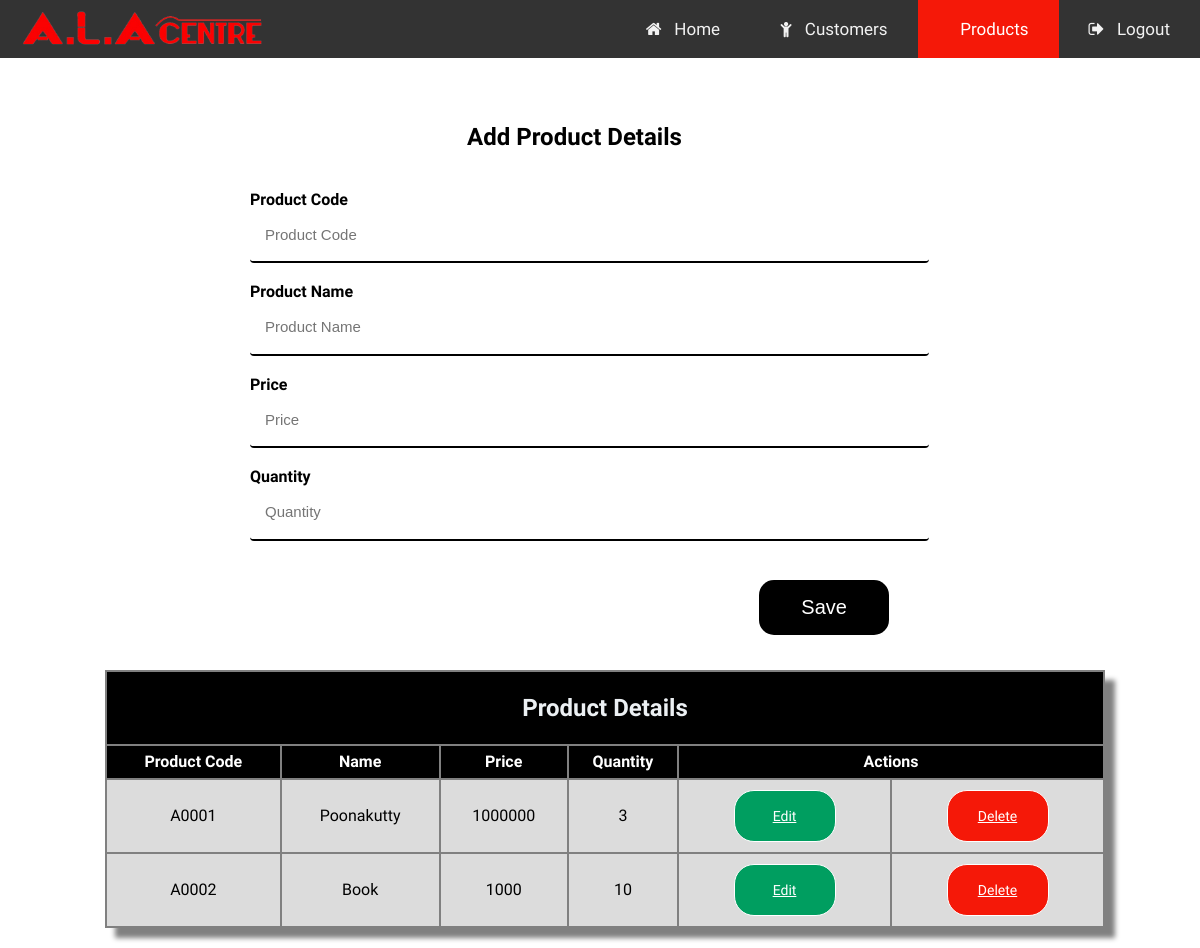
The page /product.php on the database its author committed.
### tables this page shows
CREATE TABLE `products` (
  `product_code` varchar(10) NOT NULL,
  `product_name` varchar(40) NOT NULL,
  `unit_price` int(40) NOT NULL,
  `quantity` int(50) NOT NULL
);

### product_process.php (called while the page is built, shortened)
<?php
    $product_code = "";
    $product_name = "";
    $unit_price = "";
    $quantity = "";
    $edit_state = false;
    $db = mysqli_connect('localhost','root','','ala_center');
    $results = mysqli_query($db, "SELECT * FROM products");
?>

### product.php (the view, shortened to what this page needs)
<?php
include('product_process.php');
?>
<!DOCTYPE html>
<html>
<head>
    <link rel="stylesheet" href="https://cdnjs.cloudflare.com/ajax/libs/font-awesome/4.7.0/css/font-awesome.min.css">
    <link rel="stylesheet" href="style/style.css">
    <link rel="stylesheet" type="text/css" href="style/form.css">
    <link rel="stylesheet" type="text/css" href="style/tablestyle.css">
</head>
<body>
    <div class="topnav" id="myTopnav">
        <img src="img/logo3.png" style="height:50px; float:left; position:relative; left:20px; top:5px;">
        <a href="logout.php"><i class="fa fa-sign-out" aria-hidden="true"></i> &#8287 Logout</a>
        <a href="product.php" class="active"><i class="fa fa-productping-bag" aria-hidden="true"></i> &#8287 Products</a>
        <a href="customer.php"><i class="fa fa-child" aria-hidden="true"></i> &#8287 Customers</a>
        <a href="home.php"><i class="fa fa-home" aria-hidden="true"></i> &#8287 Home</a>
    </div>
    <div class="container">
    <div class="main">
        <div class="content">
        <form class="form" action="product_process.php" method="post" style="position:relative; top:15px; ">
            <h2 style="text-transform: capitalize; color:black;">Add Product Details</h2><br>
            <div class="form-group">
                <label>Product Code</label>
                <input class="form-control" type="text" name="product_code" size="50" value="<?php echo $product_code; ?>" autocomplete="off"
                    placeholder="Product Code" required><br>
                <label>Product Name</label>
                <input class="form-control" type="text" name="product_name" size="50" value="<?php echo $product_name; ?>" autocomplete="off"
                    value="" placeholder="Product Name" required><br>
                <label>Price</label>
                <input class="form-control" type="text" name="unit_price" size="50" value="<?php echo $unit_price; ?>" placeholder="Price"
                    required><br>
                <label>Quantity</label>
                <input class="form-control" type="text" name="quantity" size="50" value="<?php echo $quantity; ?>" placeholder="Quantity"
                    required><br>
            </div>
            <?php if ($edit_state == false): ?>
            <button class="button" type="submit" name='save' value="Save">Save</button>
            <?php else: ?>
            <button class="button" type="submit" name='update' value="Update">Update</button>
            <?php endif ?>
        </form>
    </div>
</div>
<div class="tableview">
        <table class="table">
            <tr>
                <th colspan="6" style="background-color:black; color:white">
                    <h2>Product Details</h2>
                </th>
            </tr>
            <tr style="background-color:black; color:white">
                <th>Product Code</th>
                <th>Name</th>
                <th>Price</th>
                <th>Quantity</th>
                <th colspan="2">Actions</th>
            </tr>
            <?php while ($row = mysqli_fetch_array($results)){ ?>
            <tr>
                <td><?php echo $row['product_code'];?></td>
                <td><?php echo $row['product_name'];?></td>
                <td><?php echo $row['unit_price'];?></td>
                <td><?php echo $row['quantity'];?></td>
                <td><a class="btn1" href="product.php?edit=<?php echo $row['product_code']; ?>"> Edit</a></td>
                <td><a class="btn" href="product_process.php?del=<?php echo $row['product_code']; ?> "> Delete</a></td>
            </tr>
            <?php } ?>
        </table>
    </div>
    </div>
</body>
</html>

### style/style.css (style rules this page uses)
body { margin: 0; font-family: 'Oswald', Arial, Helvetica, sans-serif; }
.topnav { overflow: hidden; background-color: #333; }
.topnav a { float: right; display: block; color: #f2f2f2; text-align: center; padding: 19px 30px; text-decoration: none; font-size: 17px; }
.topnav a.active { background-color: #f51808; color: white; }

### style/form.css (style rules this page uses)
.container { max-width: 1000px; margin: 0 auto; }
.container .main { align-items: center; position: relative; display: flex; margin: 30px 0; }
.container .form { margin-left: 150px; align-self: center; width:100%; height:60%; background:#ffffff; border-radius:8px; border-radius: 20px; display: inline-block; }
.container h2 { text-align: center; color: #ecf0f3; text-transform: capitalize; }
.container label { font-weight: bold; font-size: 16px; color:#000000; }
.container input { width:100%; font-size: 15px; padding:15px; background:none; outline:none; resize:none; border:0; font-family:'Montserrat',sans-serif; border-bottom:2px solid #000000; }
.container form .button { margin: 20px 10px; float: right; width:20%; border-radius: 15px; background-color: black; border: white; color: #fff; padding: 16px 32px; text-align: center; font-size: 20px; }
.form-control { display: block; width: 100%; padding: .375rem .75rem; font-size: 1rem; line-height: 1.5; color: #495057; background-color:#fff; background-clip: padding-box; border: 1px solid #ced4da; border-radius: .25rem; transition: border-color .15s ease-in-out,box-shadow .15s ease-in-out; }

### style/tablestyle.css (style rules this page uses)
.container .table { align-content: center; border-color: #252f38; background-color:grey; width: 100%; box-shadow: 10px 10px 5px grey; line-height: 30px; color: black; border-width: 1px; margin-bottom: 20px; }
.tableview { display: inline-block; float: left; margin-left: 5px; width: 100%; }
.table .btn1 { display: inline-block; border: 1px solid white; background-color: #009E60; border-radius: 20px; margin: 5px; margin-left: 5px; padding: 10px 10px 10px 10px; color: white; font-size: 14px; cursor: pointer; width: 80px; }
.table .btn { display: inline-block; border: 1px solid white; background-color: #f51808; border-radius: 20px; margin: 5px; margin-left: 5px; padding: 10px 10px 10px 10px; color: white; font-size: 14px; cursor: pointer; width: 80px; }
td { text-align: center; background-color: #DCDCDC; margin-top: 5px; padding: 5px 5px 5px 5px; }

### rows shown on the page
products: product_code "A0001", product_name "Poonakutty", unit_price "1000000", quantity "3"
products: product_code "A0002", product_name "Book", unit_price "1000", quantity "10"
